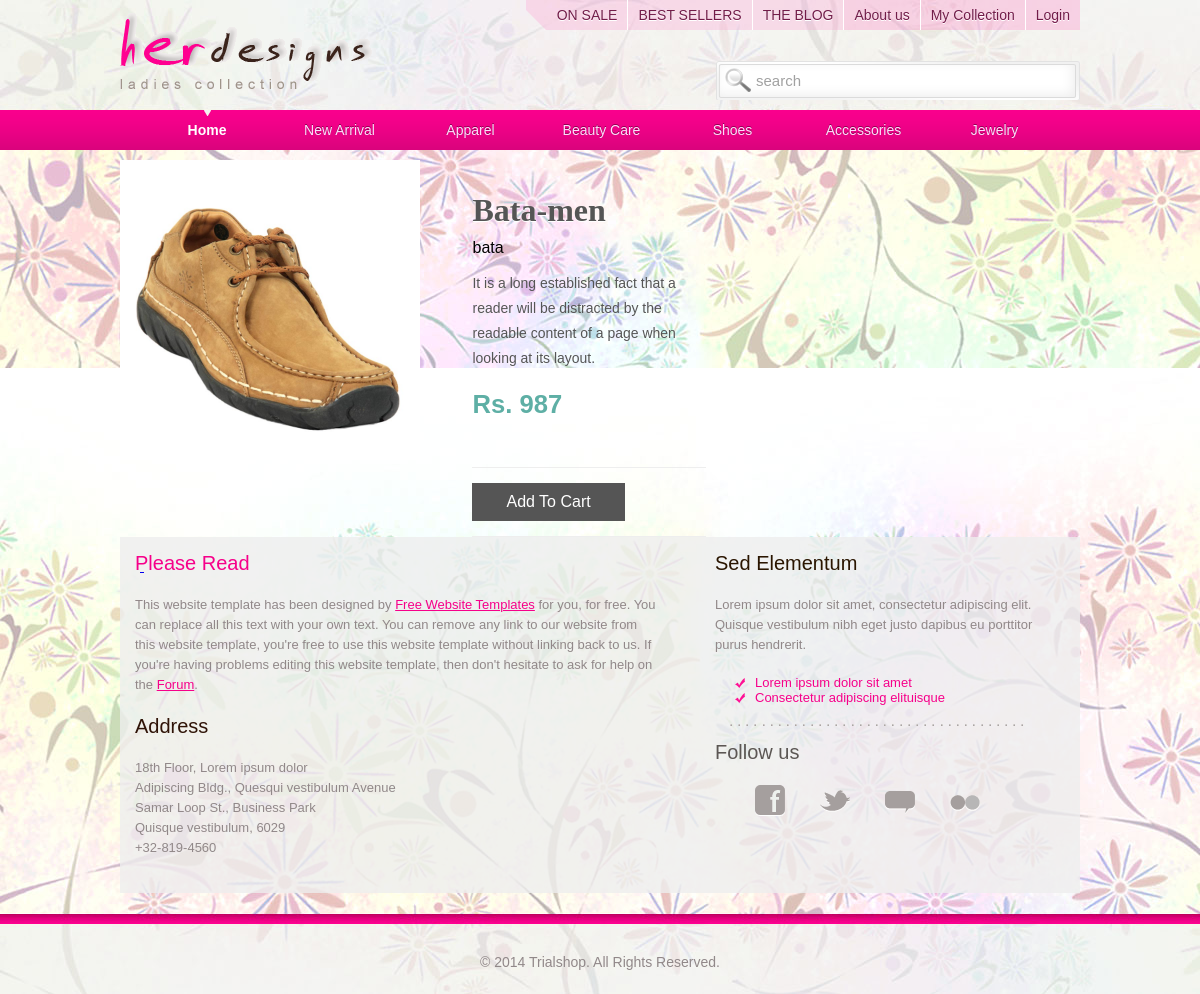
The page /product_detail/2/ on the database its author committed.
### trialshop/models.py (models this page shows, shortened)
class Product(models.Model):
	product_type = models.ForeignKey(Product_Cat)
	product_name = models.CharField(max_length=200)
	product_brand = models.CharField(max_length=200)
	product_pic = models.ImageField(upload_to='photos/%Y/%m/%d')
	product_price = models.IntegerField(default=0)
	pub_date = models.DateTimeField('date published')
	cart_value= models.BooleanField(default=False)
	list_display = ["product_name", "product_brand", "product_price", "pub_date", "cart_value","product_pic"]

### trialshop/views.py (the view)
# urls.py: url(r'^product_detail/(?P<detail_id>\d+)/$',views.ProductDetailcView.as_view(),name="product_detail"),
class ProductDetailcView(generic.TemplateView):
    template_name = 'trialshop/product_detail.html'
    def get(self,request,*args,**kwargs):
        productobj=Product.objects.get(id=kwargs['detail_id'])
        return self.render_to_response({  'productobj' :  productobj,
        })

### trialshop/templates/trialshop/product_detail.html (shortened to what this page needs)
<!DOCTYPE html>
<html>
{%load staticfiles %}
	<head>
		<link rel="stylesheet" href="{{ STATIC_URL }}css/style.css" type="text/css" />
	<link href="{{ STATIC_URL }}css/style_dec.css" rel="stylesheet" type="text/css" media="all">
	</head>
	<body>
		<div class="header">
			<div>
				<a href="index.html" id="logo"><img src="{{ STATIC_URL }}images/logo.gif" alt="logo"/></a>
				<div class="navigation">
					<ul class="first">
						<li class="first"><a href="jewelry.html">ON SALE</a></li>
						<li><a href="accessories.html">BEST SELLERS</a></li>
						<li><a href="blog.html">THE BLOG</a></li>
					</ul>
					<ul>
						<li><a href="about.html">About us</a></li>
						<li><a href="shoes.html">My Collection</a></li>
						<li><a href="#">Login</a></li>
					</ul>
				</div>
				<form action="" class="search">
					<input type="text" value="search" onblur="this.value=!this.value?'search':this.value;" onfocus="this.select()" onclick="this.value='';"/>
					<input type="submit" id="submit" value=""/>
				</form>
			</div>
			<div id="navigation">
				<ul>
					<li class="selected"><a href="/">Home</a></li>
					<li ><a href="#">New Arrival</a></li>
					<li><a href="#">Apparel</a></li>
					<li><a href="#">Beauty Care</a></li>
					<li><a href="#">Shoes</a></li>
					<li><a href="#">Accessories</a></li>
					<li><a href="#">Jewelry</a></li>
				</ul>
			</div>
		</div>
		<div class="body">
			<div class="content">
			<div class="left_content">
			<div class="span1_of_1">
				<div class="product-view">
				    <div class="product-essential">
				        <div class="product-img-box">
				    <div class="more-views" style="float: left; position: relative;">
				    <a id="cs_down" href="#" style="position: absolute; z-index: 0; left: 20px; top: 397px;">&nbsp;</a></div>
				    <div class="product-image">
				        <div id="wrap" style="top: 0px; z-index: 100; position: relative; display: block;">
				        <a class="cs-fancybox-thumbs cloud-zoom hoverZoomLink" rel="adjustX:30,adjustY:0,position:&#39;right&#39;,tint:&#39;#202020&#39;,tintOpacity:0.5,smoothMove:2,showTitle:true,titleOpacity:0.5" data-fancybox-group="thumb" href="{{ productobj.product_pic.url }}" title="" alt="" style="position: relative; display: block;">
				        </a><div class="mousetrap" style="width: 350px; height: 414px; top: 0px; left: 0px; position: absolute; z-index: 9999;"></div></div>
				   </div>
				</div>
				</div>
				</div>
			</div>
			<div class="span1_of_1_des">
				  <div class="desc1">
					<h3>{{productobj.product_name}}</h3>
					<h7>{{productobj.product_brand}}</h7>
					<p>It is a long established fact that a reader will be distracted by the readable content of a page when looking at its layout.</p>
					<h5>Rs. {{productobj.product_price}} </h5>
					<div class="available">
						<div  class="btn_form">
							<form>
							<input type="submit" value="add to cart" title="" formaction="/product_cart/{{productobj.id}}/">
							</form>
						</div>
					</div>
			   	 </div>
			   	</div>
        	</div>
			</div>
			<div class="article">
				<div class="first">
					<h3>Please Read</h3>
					<p>This website template has been designed by <a href="#">Free Website Templates</a> for you, for free. You can replace all this text with your own text.
					You can remove any link to our website from this website template, you're free to use this website template without linking back to us.
					If you're having problems editing this website template, then don't hesitate to ask for help on the <a href="#">Forum</a>.</p>
					<h4>Address</h4>
					<p>18th Floor, Lorem ipsum dolor</br>
					Adipiscing Bldg., Quesqui vestibulum Avenue</br>
					Samar Loop St., Business Park</br>
					Quisque vestibulum, 6029</br>
					+32-819-4560</p>
				</div>
				<div>
					<h3>Sed Elementum</h3>
					<p>Lorem ipsum dolor sit amet, consectetur adipiscing elit. Quisque vestibulum nibh eget justo dapibus eu porttitor purus hendrerit.</p>
					<a href="#">Lorem ipsum dolor sit amet</a>
					<a href="#">Consectetur adipiscing elituisque</a>
				</div>
				<div class="connect">
					<h2>Follow us</h2>
					<a href="http://facebook.com/freewebsitetemplates" id="facebook">Facebook</a>
					<a href="http://twitter.com/fwtemplates" id="twitter">Twitter</a>
					<a href="#" id="comments">Comments</a>
					<a href="http://www.flickr.com/freewebsitetemplates/" id="flickr">Flickr</a>
				</div>
			</div>
		</div>
		<div class="footer">
			<p>&#169; 2014 Trialshop. All Rights Reserved.</p>
		</div>
	</body>
</html>

### trialshop/static/css/style_dec.css (style rules this page uses)
.left_content { width: 72.3333%; float: left; }
.span1_of_1 { float: left; width: 52.3333%; }
.span1_of_1_des { float: right; width: 44.3333%; margin-left: 3.333%; }
.desc1 { font-family: 'Source Sans Pro', sans-serif; display: block; float: left; width: 234px; margin-left: 98px; }
.desc1 h3 { text-shadow: 0 1px 0 #ffffff; font-family: 'bebas_neueregular'; color:#555555; font-size:2em; margin-bottom: 10px; }
.desc1 h5 { margin-top: 2%; font-size: 1.6em; color: #5EAFA5; line-height: 1.5em; text-shadow: 0 1px 0 #ffffff; }
.desc1 p { font-size: 0.8725em; color: #555555; line-height: 1.8em; }
.available { margin-top: 10px; padding: 15px 0; border-top: 1px solid #EEEEEE; border-bottom: 1px solid #EEEEEE; }
.btn_form form input[type="submit"] { font-family: 'Source Sans Pro', sans-serif; cursor:pointer; border:none; outline:none; display: inline-block; font-size: 1em; padding: 10px 34px; background: #555555; color:#fff; text-transform: capitalize; -webkit-transition: all 0.3s ease-in-out; -moz-transition: all 0.3s ease-in-out; -o-transition: all 0.3s ease-in-out; transition: all 0.3s ease-in-out; }

### rows shown on the page
Product: product_name "Bata-men", product_brand "bata", product_price "987"
